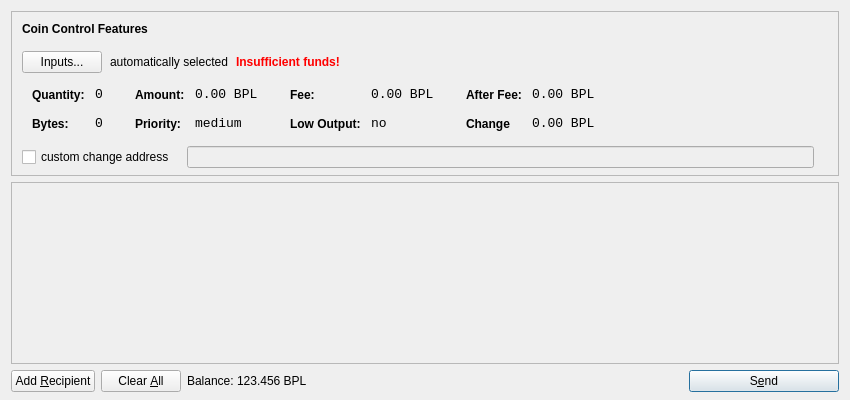
<?xml version="1.0" encoding="UTF-8"?>
<ui version="4.0">
 <class>SendCoinsDialog</class>
 <widget class="QDialog" name="SendCoinsDialog">
  <property name="geometry">
   <rect>
    <x>0</x>
    <y>0</y>
    <width>850</width>
    <height>400</height>
   </rect>
  </property>
  <property name="windowTitle">
   <string>Send Coins</string>
  </property>
  <property name="styleSheet">
   <string notr="true">background-image: url(:/images/bg);</string>
  </property>
  <layout class="QVBoxLayout" name="verticalLayout" stretch="0,1,0">
   <property name="bottomMargin">
    <number>8</number>
   </property>
   <item>
    <widget class="QFrame" name="frameCoinControl">
     <property name="sizePolicy">
      <sizepolicy hsizetype="Expanding" vsizetype="Expanding">
       <horstretch>0</horstretch>
       <verstretch>0</verstretch>
      </sizepolicy>
     </property>
     <property name="maximumSize">
      <size>
       <width>16777215</width>
       <height>16777215</height>
      </size>
     </property>
     <property name="frameShape">
      <enum>QFrame::StyledPanel</enum>
     </property>
     <property name="frameShadow">
      <enum>QFrame::Sunken</enum>
     </property>
     <layout class="QVBoxLayout" name="verticalLayoutCoinControl2">
      <property name="spacing">
       <number>6</number>
      </property>
      <property name="leftMargin">
       <number>0</number>
      </property>
      <property name="topMargin">
       <number>0</number>
      </property>
      <property name="rightMargin">
       <number>0</number>
      </property>
      <property name="bottomMargin">
       <number>6</number>
      </property>
      <item>
       <layout class="QVBoxLayout" name="verticalLayoutCoinControl" stretch="0,0,0,0,1">
        <property name="spacing">
         <number>0</number>
        </property>
        <property name="leftMargin">
         <number>10</number>
        </property>
        <property name="topMargin">
         <number>10</number>
        </property>
        <item>
         <layout class="QHBoxLayout" name="horizontalLayoutCoinControl1">
          <property name="bottomMargin">
           <number>15</number>
          </property>
          <item>
           <widget class="QLabel" name="labelCoinControlFeatures">
            <property name="sizePolicy">
             <sizepolicy hsizetype="Preferred" vsizetype="Maximum">
              <horstretch>0</horstretch>
              <verstretch>0</verstretch>
             </sizepolicy>
            </property>
            <property name="font">
             <font>
              <weight>75</weight>
              <bold>true</bold>
             </font>
            </property>
            <property name="styleSheet">
             <string notr="true">font-weight:bold;</string>
            </property>
            <property name="text">
             <string>Coin Control Features</string>
            </property>
           </widget>
          </item>
         </layout>
        </item>
        <item>
         <layout class="QHBoxLayout" name="horizontalLayoutCoinControl2" stretch="0,0,0,0">
          <property name="spacing">
           <number>8</number>
          </property>
          <property name="bottomMargin">
           <number>10</number>
          </property>
          <item>
           <widget class="QPushButton" name="pushButtonCoinControl">
            <property name="styleSheet">
             <string notr="true"/>
            </property>
            <property name="text">
             <string>Inputs...</string>
            </property>
           </widget>
          </item>
          <item>
           <widget class="QLabel" name="labelCoinControlAutomaticallySelected">
            <property name="text">
             <string>automatically selected</string>
            </property>
            <property name="margin">
             <number>5</number>
            </property>
           </widget>
          </item>
          <item>
           <widget class="QLabel" name="labelCoinControlInsuffFunds">
            <property name="font">
             <font>
              <weight>75</weight>
              <bold>true</bold>
             </font>
            </property>
            <property name="styleSheet">
             <string notr="true">color:red;font-weight:bold;</string>
            </property>
            <property name="text">
             <string>Insufficient funds!</string>
            </property>
            <property name="margin">
             <number>5</number>
            </property>
           </widget>
          </item>
          <item>
           <spacer name="horizontalSpacerCoinControl">
            <property name="orientation">
             <enum>Qt::Horizontal</enum>
            </property>
            <property name="sizeHint" stdset="0">
             <size>
              <width>40</width>
              <height>1</height>
             </size>
            </property>
           </spacer>
          </item>
         </layout>
        </item>
        <item>
         <widget class="QWidget" name="widgetCoinControl" native="true">
          <property name="sizePolicy">
           <sizepolicy hsizetype="Preferred" vsizetype="Preferred">
            <horstretch>0</horstretch>
            <verstretch>0</verstretch>
           </sizepolicy>
          </property>
          <property name="minimumSize">
           <size>
            <width>0</width>
            <height>0</height>
           </size>
          </property>
          <property name="styleSheet">
           <string notr="true"/>
          </property>
          <layout class="QHBoxLayout" name="horizontalLayoutCoinControl5">
           <property name="leftMargin">
            <number>0</number>
           </property>
           <property name="topMargin">
            <number>0</number>
           </property>
           <property name="rightMargin">
            <number>0</number>
           </property>
           <property name="bottomMargin">
            <number>0</number>
           </property>
           <item>
            <layout class="QHBoxLayout" name="horizontalLayoutCoinControl3" stretch="0,0,0,1">
             <property name="spacing">
              <number>20</number>
             </property>
             <property name="topMargin">
              <number>0</number>
             </property>
             <property name="bottomMargin">
              <number>10</number>
             </property>
             <item>
              <layout class="QFormLayout" name="formLayoutCoinControl1">
               <property name="horizontalSpacing">
                <number>10</number>
               </property>
               <property name="verticalSpacing">
                <number>14</number>
               </property>
               <property name="leftMargin">
                <number>10</number>
               </property>
               <property name="topMargin">
                <number>4</number>
               </property>
               <property name="rightMargin">
                <number>6</number>
               </property>
               <item row="0" column="0">
                <widget class="QLabel" name="labelCoinControlQuantityText">
                 <property name="styleSheet">
                  <string notr="true">font-weight:bold;</string>
                 </property>
                 <property name="text">
                  <string>Quantity:</string>
                 </property>
                 <property name="margin">
                  <number>0</number>
                 </property>
                </widget>
               </item>
               <item row="0" column="1">
                <widget class="QLabel" name="labelCoinControlQuantity">
                 <property name="font">
                  <font>
                   <family>Monospace</family>
                   <pointsize>10</pointsize>
                  </font>
                 </property>
                 <property name="cursor">
                  <cursorShape>IBeamCursor</cursorShape>
                 </property>
                 <property name="contextMenuPolicy">
                  <enum>Qt::ActionsContextMenu</enum>
                 </property>
                 <property name="text">
                  <string>0</string>
                 </property>
                 <property name="margin">
                  <number>0</number>
                 </property>
                 <property name="textInteractionFlags">
                  <set>Qt::LinksAccessibleByMouse|Qt::TextSelectableByKeyboard|Qt::TextSelectableByMouse</set>
                 </property>
                </widget>
               </item>
               <item row="1" column="0">
                <widget class="QLabel" name="labelCoinControlBytesText">
                 <property name="styleSheet">
                  <string notr="true">font-weight:bold;</string>
                 </property>
                 <property name="text">
                  <string>Bytes:</string>
                 </property>
                </widget>
               </item>
               <item row="1" column="1">
                <widget class="QLabel" name="labelCoinControlBytes">
                 <property name="font">
                  <font>
                   <family>Monospace</family>
                   <pointsize>10</pointsize>
                  </font>
                 </property>
                 <property name="cursor">
                  <cursorShape>IBeamCursor</cursorShape>
                 </property>
                 <property name="contextMenuPolicy">
                  <enum>Qt::ActionsContextMenu</enum>
                 </property>
                 <property name="text">
                  <string>0</string>
                 </property>
                 <property name="textInteractionFlags">
                  <set>Qt::LinksAccessibleByMouse|Qt::TextSelectableByKeyboard|Qt::TextSelectableByMouse</set>
                 </property>
                </widget>
               </item>
              </layout>
             </item>
             <item>
              <layout class="QFormLayout" name="formLayoutCoinControl2">
               <property name="horizontalSpacing">
                <number>10</number>
               </property>
               <property name="verticalSpacing">
                <number>14</number>
               </property>
               <property name="leftMargin">
                <number>6</number>
               </property>
               <property name="topMargin">
                <number>4</number>
               </property>
               <property name="rightMargin">
                <number>6</number>
               </property>
               <item row="0" column="0">
                <widget class="QLabel" name="labelCoinControlAmountText">
                 <property name="styleSheet">
                  <string notr="true">font-weight:bold;</string>
                 </property>
                 <property name="text">
                  <string>Amount:</string>
                 </property>
                 <property name="margin">
                  <number>0</number>
                 </property>
                </widget>
               </item>
               <item row="0" column="1">
                <widget class="QLabel" name="labelCoinControlAmount">
                 <property name="font">
                  <font>
                   <family>Monospace</family>
                   <pointsize>10</pointsize>
                  </font>
                 </property>
                 <property name="cursor">
                  <cursorShape>IBeamCursor</cursorShape>
                 </property>
                 <property name="contextMenuPolicy">
                  <enum>Qt::ActionsContextMenu</enum>
                 </property>
                 <property name="text">
                  <string>0.00 BPL</string>
                 </property>
                 <property name="textInteractionFlags">
                  <set>Qt::LinksAccessibleByMouse|Qt::TextSelectableByKeyboard|Qt::TextSelectableByMouse</set>
                 </property>
                </widget>
               </item>
               <item row="1" column="0">
                <widget class="QLabel" name="labelCoinControlPriorityText">
                 <property name="styleSheet">
                  <string notr="true">font-weight:bold;</string>
                 </property>
                 <property name="text">
                  <string>Priority:</string>
                 </property>
                </widget>
               </item>
               <item row="1" column="1">
                <widget class="QLabel" name="labelCoinControlPriority">
                 <property name="font">
                  <font>
                   <family>Monospace</family>
                   <pointsize>10</pointsize>
                  </font>
                 </property>
                 <property name="cursor">
                  <cursorShape>IBeamCursor</cursorShape>
                 </property>
                 <property name="contextMenuPolicy">
                  <enum>Qt::ActionsContextMenu</enum>
                 </property>
                 <property name="text">
                  <string>medium</string>
                 </property>
                 <property name="textInteractionFlags">
                  <set>Qt::LinksAccessibleByMouse|Qt::TextSelectableByKeyboard|Qt::TextSelectableByMouse</set>
                 </property>
                </widget>
               </item>
              </layout>
             </item>
             <item>
              <layout class="QFormLayout" name="formLayoutCoinControl3">
               <property name="horizontalSpacing">
                <number>10</number>
               </property>
               <property name="verticalSpacing">
                <number>14</number>
               </property>
               <property name="leftMargin">
                <number>6</number>
               </property>
               <property name="topMargin">
                <number>4</number>
               </property>
               <property name="rightMargin">
                <number>6</number>
               </property>
               <item row="0" column="0">
                <widget class="QLabel" name="labelCoinControlFeeText">
                 <property name="styleSheet">
                  <string notr="true">font-weight:bold;</string>
                 </property>
                 <property name="text">
                  <string>Fee:</string>
                 </property>
                 <property name="margin">
                  <number>0</number>
                 </property>
                </widget>
               </item>
               <item row="0" column="1">
                <widget class="QLabel" name="labelCoinControlFee">
                 <property name="font">
                  <font>
                   <family>Monospace</family>
                   <pointsize>10</pointsize>
                  </font>
                 </property>
                 <property name="cursor">
                  <cursorShape>IBeamCursor</cursorShape>
                 </property>
                 <property name="contextMenuPolicy">
                  <enum>Qt::ActionsContextMenu</enum>
                 </property>
                 <property name="text">
                  <string>0.00 BPL</string>
                 </property>
                 <property name="textInteractionFlags">
                  <set>Qt::LinksAccessibleByMouse|Qt::TextSelectableByKeyboard|Qt::TextSelectableByMouse</set>
                 </property>
                </widget>
               </item>
               <item row="1" column="0">
                <widget class="QLabel" name="labelCoinControlLowOutputText">
                 <property name="styleSheet">
                  <string notr="true">font-weight:bold;</string>
                 </property>
                 <property name="text">
                  <string>Low Output:</string>
                 </property>
                </widget>
               </item>
               <item row="1" column="1">
                <widget class="QLabel" name="labelCoinControlLowOutput">
                 <property name="font">
                  <font>
                   <family>Monospace</family>
                   <pointsize>10</pointsize>
                  </font>
                 </property>
                 <property name="cursor">
                  <cursorShape>IBeamCursor</cursorShape>
                 </property>
                 <property name="contextMenuPolicy">
                  <enum>Qt::ActionsContextMenu</enum>
                 </property>
                 <property name="text">
                  <string>no</string>
                 </property>
                 <property name="textInteractionFlags">
                  <set>Qt::LinksAccessibleByMouse|Qt::TextSelectableByKeyboard|Qt::TextSelectableByMouse</set>
                 </property>
                </widget>
               </item>
              </layout>
             </item>
             <item>
              <layout class="QFormLayout" name="formLayoutCoinControl4">
               <property name="horizontalSpacing">
                <number>10</number>
               </property>
               <property name="verticalSpacing">
                <number>14</number>
               </property>
               <property name="leftMargin">
                <number>6</number>
               </property>
               <property name="topMargin">
                <number>4</number>
               </property>
               <property name="rightMargin">
                <number>6</number>
               </property>
               <item row="0" column="0">
                <widget class="QLabel" name="labelCoinControlAfterFeeText">
                 <property name="styleSheet">
                  <string notr="true">font-weight:bold;</string>
                 </property>
                 <property name="text">
                  <string>After Fee:</string>
                 </property>
                 <property name="margin">
                  <number>0</number>
                 </property>
                </widget>
               </item>
               <item row="0" column="1">
                <widget class="QLabel" name="labelCoinControlAfterFee">
                 <property name="font">
                  <font>
                   <family>Monospace</family>
                   <pointsize>10</pointsize>
                  </font>
                 </property>
                 <property name="cursor">
                  <cursorShape>IBeamCursor</cursorShape>
                 </property>
                 <property name="contextMenuPolicy">
                  <enum>Qt::ActionsContextMenu</enum>
                 </property>
                 <property name="text">
                  <string>0.00 BPL</string>
                 </property>
                 <property name="textInteractionFlags">
                  <set>Qt::LinksAccessibleByMouse|Qt::TextSelectableByKeyboard|Qt::TextSelectableByMouse</set>
                 </property>
                </widget>
               </item>
               <item row="1" column="0">
                <widget class="QLabel" name="labelCoinControlChangeText">
                 <property name="styleSheet">
                  <string notr="true">font-weight:bold;</string>
                 </property>
                 <property name="text">
                  <string>Change</string>
                 </property>
                </widget>
               </item>
               <item row="1" column="1">
                <widget class="QLabel" name="labelCoinControlChange">
                 <property name="font">
                  <font>
                   <family>Monospace</family>
                   <pointsize>10</pointsize>
                  </font>
                 </property>
                 <property name="cursor">
                  <cursorShape>IBeamCursor</cursorShape>
                 </property>
                 <property name="contextMenuPolicy">
                  <enum>Qt::ActionsContextMenu</enum>
                 </property>
                 <property name="text">
                  <string>0.00 BPL</string>
                 </property>
                 <property name="textInteractionFlags">
                  <set>Qt::LinksAccessibleByMouse|Qt::TextSelectableByKeyboard|Qt::TextSelectableByMouse</set>
                 </property>
                </widget>
               </item>
              </layout>
             </item>
            </layout>
           </item>
          </layout>
         </widget>
        </item>
        <item>
         <layout class="QHBoxLayout" name="horizontalLayoutCoinControl4" stretch="0,0,0">
          <property name="spacing">
           <number>12</number>
          </property>
          <property name="sizeConstraint">
           <enum>QLayout::SetDefaultConstraint</enum>
          </property>
          <property name="topMargin">
           <number>5</number>
          </property>
          <property name="rightMargin">
           <number>5</number>
          </property>
          <item>
           <widget class="QCheckBox" name="checkBoxCoinControlChange">
            <property name="text">
             <string>custom change address</string>
            </property>
           </widget>
          </item>
          <item>
           <widget class="QLineEdit" name="lineEditCoinControlChange">
            <property name="enabled">
             <bool>false</bool>
            </property>
            <property name="sizePolicy">
             <sizepolicy hsizetype="Expanding" vsizetype="Fixed">
              <horstretch>0</horstretch>
              <verstretch>0</verstretch>
             </sizepolicy>
            </property>
           </widget>
          </item>
          <item>
           <widget class="QLabel" name="labelCoinControlChangeLabel">
            <property name="sizePolicy">
             <sizepolicy hsizetype="Preferred" vsizetype="Expanding">
              <horstretch>0</horstretch>
              <verstretch>0</verstretch>
             </sizepolicy>
            </property>
            <property name="minimumSize">
             <size>
              <width>0</width>
              <height>0</height>
             </size>
            </property>
            <property name="text">
             <string/>
            </property>
            <property name="margin">
             <number>3</number>
            </property>
           </widget>
          </item>
         </layout>
        </item>
        <item>
         <spacer name="verticalSpacerCoinControl">
          <property name="orientation">
           <enum>Qt::Vertical</enum>
          </property>
          <property name="sizeHint" stdset="0">
           <size>
            <width>800</width>
            <height>1</height>
           </size>
          </property>
         </spacer>
        </item>
       </layout>
      </item>
     </layout>
    </widget>
   </item>
   <item>
    <widget class="QScrollArea" name="scrollArea">
     <property name="widgetResizable">
      <bool>true</bool>
     </property>
     <widget class="QWidget" name="scrollAreaWidgetContents">
      <property name="geometry">
       <rect>
        <x>0</x>
        <y>0</y>
        <width>830</width>
        <height>172</height>
       </rect>
      </property>
      <layout class="QVBoxLayout" name="verticalLayout_2">
       <property name="leftMargin">
        <number>0</number>
       </property>
       <property name="topMargin">
        <number>0</number>
       </property>
       <property name="rightMargin">
        <number>0</number>
       </property>
       <property name="bottomMargin">
        <number>0</number>
       </property>
       <item>
        <layout class="QVBoxLayout" name="entries">
         <property name="spacing">
          <number>6</number>
         </property>
        </layout>
       </item>
       <item>
        <spacer name="verticalSpacer">
         <property name="orientation">
          <enum>Qt::Vertical</enum>
         </property>
         <property name="sizeHint" stdset="0">
          <size>
           <width>20</width>
           <height>40</height>
          </size>
         </property>
        </spacer>
       </item>
      </layout>
     </widget>
    </widget>
   </item>
   <item>
    <layout class="QHBoxLayout" name="horizontalLayout">
     <item>
      <widget class="QPushButton" name="addButton">
       <property name="toolTip">
        <string>Send to multiple recipients at once</string>
       </property>
       <property name="text">
        <string>Add &amp;Recipient</string>
       </property>
       <property name="icon">
        <iconset resource="../bitcoin.qrc">
         <normaloff>:/icons/add</normaloff>:/icons/add</iconset>
       </property>
       <property name="autoDefault">
        <bool>false</bool>
       </property>
      </widget>
     </item>
     <item>
      <widget class="QPushButton" name="clearButton">
       <property name="sizePolicy">
        <sizepolicy hsizetype="Minimum" vsizetype="Fixed">
         <horstretch>0</horstretch>
         <verstretch>0</verstretch>
        </sizepolicy>
       </property>
       <property name="toolTip">
        <string>Remove all transaction fields</string>
       </property>
       <property name="text">
        <string>Clear &amp;All</string>
       </property>
       <property name="icon">
        <iconset resource="../bitcoin.qrc">
         <normaloff>:/icons/remove</normaloff>:/icons/remove</iconset>
       </property>
       <property name="autoRepeatDelay">
        <number>300</number>
       </property>
       <property name="autoDefault">
        <bool>false</bool>
       </property>
      </widget>
     </item>
     <item>
      <layout class="QHBoxLayout" name="horizontalLayout_2">
       <property name="spacing">
        <number>3</number>
       </property>
       <item>
        <widget class="QLabel" name="label">
         <property name="sizePolicy">
          <sizepolicy hsizetype="Preferred" vsizetype="Fixed">
           <horstretch>0</horstretch>
           <verstretch>0</verstretch>
          </sizepolicy>
         </property>
         <property name="text">
          <string>Balance:</string>
         </property>
        </widget>
       </item>
       <item>
        <widget class="QLabel" name="labelBalance">
         <property name="sizePolicy">
          <sizepolicy hsizetype="Preferred" vsizetype="Fixed">
           <horstretch>0</horstretch>
           <verstretch>0</verstretch>
          </sizepolicy>
         </property>
         <property name="cursor">
          <cursorShape>IBeamCursor</cursorShape>
         </property>
         <property name="text">
          <string>123.456 BPL</string>
         </property>
         <property name="textInteractionFlags">
          <set>Qt::LinksAccessibleByMouse|Qt::TextSelectableByKeyboard|Qt::TextSelectableByMouse</set>
         </property>
        </widget>
       </item>
      </layout>
     </item>
     <item>
      <spacer name="horizontalSpacer">
       <property name="orientation">
        <enum>Qt::Horizontal</enum>
       </property>
       <property name="sizeHint" stdset="0">
        <size>
         <width>40</width>
         <height>20</height>
        </size>
       </property>
      </spacer>
     </item>
     <item>
      <widget class="QPushButton" name="sendButton">
       <property name="minimumSize">
        <size>
         <width>150</width>
         <height>0</height>
        </size>
       </property>
       <property name="toolTip">
        <string>Confirm the send action</string>
       </property>
       <property name="text">
        <string>S&amp;end</string>
       </property>
       <property name="icon">
        <iconset resource="../bitcoin.qrc">
         <normaloff>:/icons/send</normaloff>:/icons/send</iconset>
       </property>
       <property name="default">
        <bool>true</bool>
       </property>
      </widget>
     </item>
    </layout>
   </item>
  </layout>
 </widget>
 <resources>
  <include location="../bitcoin.qrc"/>
 </resources>
 <connections/>
</ui>
